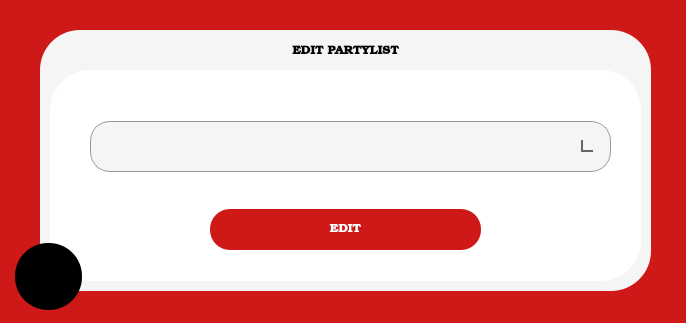
<?xml version="1.0" encoding="UTF-8"?>
<ui version="4.0">
 <class>MainWindow</class>
 <widget class="QMainWindow" name="MainWindow">
  <property name="geometry">
   <rect>
    <x>0</x>
    <y>0</y>
    <width>686</width>
    <height>323</height>
   </rect>
  </property>
  <property name="windowTitle">
   <string>MainWindow</string>
  </property>
  <property name="styleSheet">
   <string notr="true">background-color: rgb(207, 24, 24);</string>
  </property>
  <widget class="QWidget" name="centralwidget">
   <widget class="QWidget" name="widget" native="true">
    <property name="geometry">
     <rect>
      <x>40</x>
      <y>30</y>
      <width>611</width>
      <height>261</height>
     </rect>
    </property>
    <property name="styleSheet">
     <string notr="true">background-color: rgb(245, 245, 245);
border-radius: 40px;</string>
    </property>
    <widget class="QWidget" name="widget_2" native="true">
     <property name="geometry">
      <rect>
       <x>10</x>
       <y>40</y>
       <width>591</width>
       <height>211</height>
      </rect>
     </property>
     <property name="styleSheet">
      <string notr="true">background-color: rgb(255, 255, 255);
border-radius: 40px;</string>
     </property>
     <widget class="QComboBox" name="partylist_box">
      <property name="geometry">
       <rect>
        <x>40</x>
        <y>51</y>
        <width>521</width>
        <height>51</height>
       </rect>
      </property>
      <property name="styleSheet">
       <string notr="true">QComboBox {
    background-color: #f5f5f5;
    border: 1px solid #e0e0e0;
    border-radius: 20px;
    padding: 8px 35px 8px 15px;  /* Increased right padding for arrow space */
    min-width: 6em;
    min-height: 20px;
    color: #333333;
    font-size: 14px;
}

QComboBox:hover {
    background-color: #ebebeb;
    border: 1px solid #d0d0d0;
}

QComboBox:focus {
    border: 1px solid #4a90e2;
    background-color: #ffffff;
}

/* Dropdown button area */
QComboBox::drop-down {
    border: none;
    width: 32px;
    border-top-right-radius: 20px;
    border-bottom-right-radius: 20px;
}

/* Clear default arrow */
QComboBox::down-arrow {
    width: 10px;
    height: 10px;
    background: transparent;
    border: 2px solid #666666;  /* Arrow color */
    border-top: none;
    border-right: none;
    margin-right: 15px;
    transform: rotate(-45deg);
}

QComboBox::down-arrow:hover {
    border-color: #333333;
}

/* Dropdown list styling */
QComboBox QAbstractItemView {
    background-color: white;
    border: 1px solid #e0e0e0;
    border-radius: 15px;
    padding: 8px;
    selection-background-color: #f0f0f0;
    selection-color: #333333;
    margin-top: 5px;
}

/* Dropdown list items */
QComboBox QAbstractItemView::item {
    height: 35px;
    padding-left: 15px;
    border-radius: 10px;
}

QComboBox QAbstractItemView::item:hover {
    background-color: #f5f5f5;
}

QComboBox QAbstractItemView::item:selected {
    background-color: #ebebeb;
}

/* Disabled state */
QComboBox:disabled {
    background-color: #f9f9f9;
    color: #999999;
    border: 1px solid #e5e5e5;
}

QComboBox:disabled::down-arrow {
    border-color: #999999;
}</string>
      </property>
     </widget>
     <widget class="QPushButton" name="edit_btn">
      <property name="geometry">
       <rect>
        <x>160</x>
        <y>139</y>
        <width>271</width>
        <height>41</height>
       </rect>
      </property>
      <property name="font">
       <font>
        <family>Bookman Old Style</family>
       </font>
      </property>
      <property name="styleSheet">
       <string notr="true">background-color: rgb(207, 24, 24);
color: rgb(255, 255, 255);
border-radius: 20px;</string>
      </property>
      <property name="text">
       <string>EDIT</string>
      </property>
     </widget>
    </widget>
    <widget class="QLabel" name="label_23">
     <property name="geometry">
      <rect>
       <x>25</x>
       <y>11</y>
       <width>561</width>
       <height>21</height>
      </rect>
     </property>
     <property name="font">
      <font>
       <family>Bookman Old Style</family>
       <pointsize>9</pointsize>
       <weight>75</weight>
       <bold>true</bold>
      </font>
     </property>
     <property name="styleSheet">
      <string notr="true">color: rgb(0, 0, 0);
background-color: transparent;</string>
     </property>
     <property name="text">
      <string>EDIT PARTYLIST</string>
     </property>
     <property name="alignment">
      <set>Qt::AlignCenter</set>
     </property>
    </widget>
   </widget>
   <widget class="QPushButton" name="back_btn">
    <property name="geometry">
     <rect>
      <x>15</x>
      <y>243</y>
      <width>67</width>
      <height>67</height>
     </rect>
    </property>
    <property name="font">
     <font>
      <family>Bookman Old Style</family>
     </font>
    </property>
    <property name="styleSheet">
     <string notr="true">background-color: rgb(0, 0, 0);
color: rgb(255, 255, 255);
border-radius: 33px;</string>
    </property>
    <property name="text">
     <string/>
    </property>
    <property name="icon">
     <iconset>
      <normaloff>../image/back.png</normaloff>../image/back.png</iconset>
    </property>
    <property name="iconSize">
     <size>
      <width>32</width>
      <height>32</height>
     </size>
    </property>
   </widget>
  </widget>
 </widget>
 <resources/>
 <connections/>
</ui>
